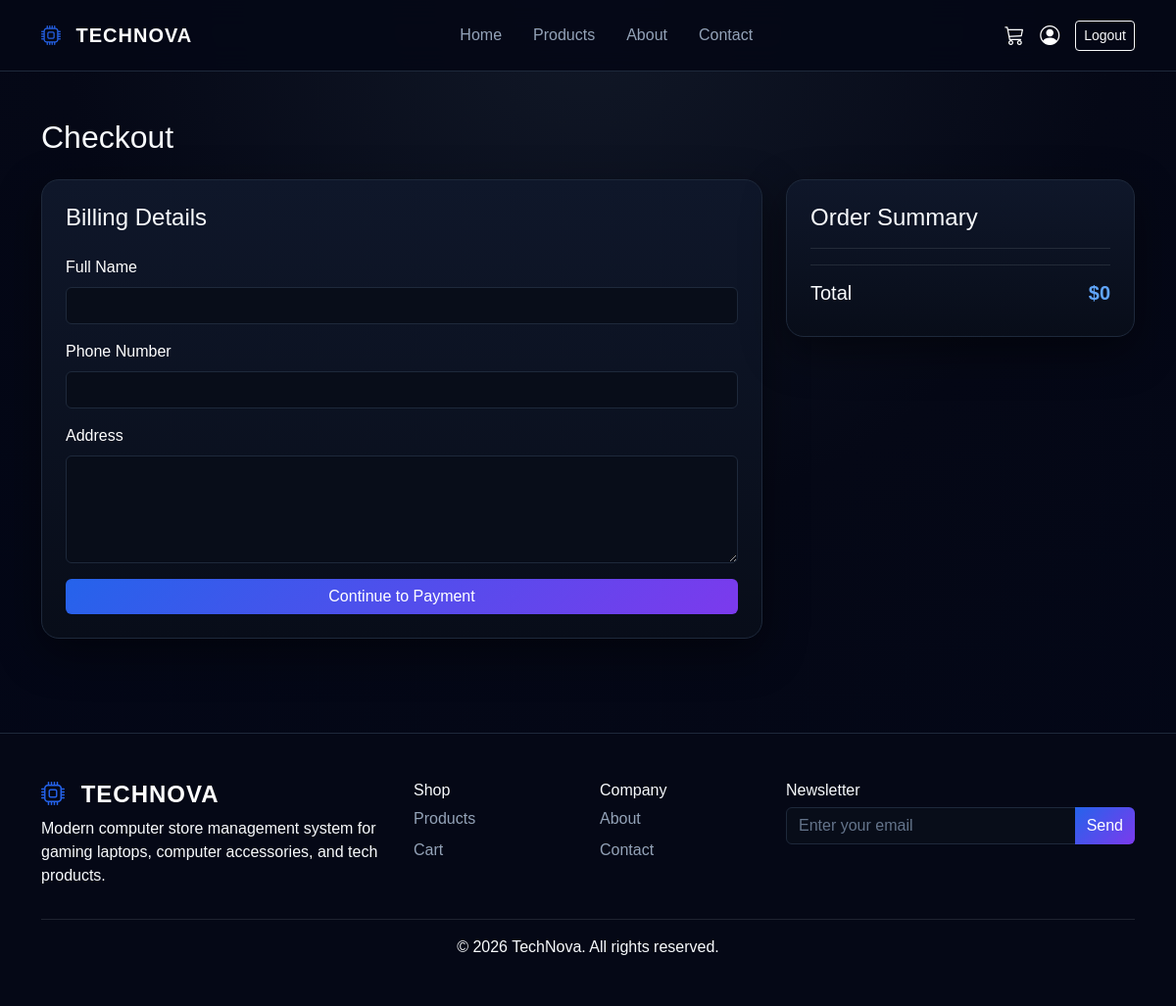
/orders/checkout/ (signed in), run on an earlier commit of the app's database.
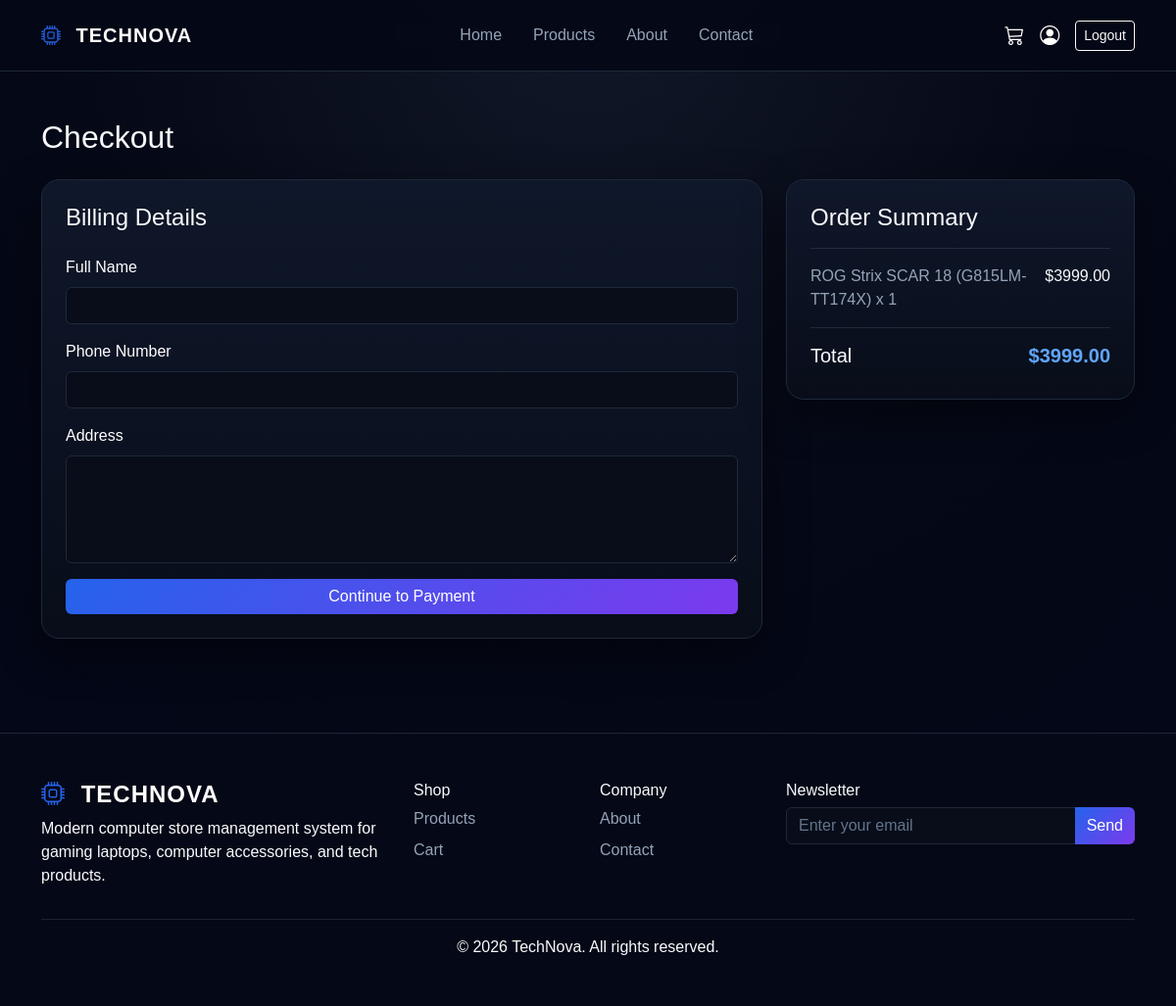
And on a later commit of the database.
### cart/models.py (models this page shows, shortened)
class CartItem(models.Model):
    user = models.ForeignKey(User, on_delete=models.CASCADE)
    product = models.ForeignKey(Product, on_delete=models.CASCADE)
    quantity = models.PositiveIntegerField(default=1)
    def subtotal(self):
        return self.product.price * self.quantity

### products/models.py (models this page shows)
class Product(models.Model):
    category = models.ForeignKey(Category, on_delete=models.CASCADE)
    name = models.CharField(max_length=200)
    brand = models.CharField(max_length=100, blank=True)
    description = models.TextField()
    price = models.DecimalField(max_digits=10, decimal_places=2)
    stock = models.PositiveIntegerField(default=0)
    image = models.ImageField(upload_to='products/', blank=True, null=True)
    is_active = models.BooleanField(default=True)
    created_at = models.DateTimeField(auto_now_add=True)

### orders/views.py (the view, shortened to what this page needs)
# urls.py: path('checkout/', views.checkout, name='checkout'),
def checkout(request):
    cart_items = CartItem.objects.filter(user=request.user)
    total = 0
    for item in cart_items:
        total += item.subtotal()
    return render(request, 'checkout.html', {
        'cart_items': cart_items,
        'total': total
    })

### templates/checkout.html (shortened to what this page needs)
{% extends 'base.html' %}
{% load static %}
{% block content %}
<section class="container py-5">
    <h2 class="mb-4">Checkout</h2>
    <div class="row g-4">
        <div class="col-lg-8">
            <div class="neon-card p-4">
                <h4 class="mb-4">Billing Details</h4>
                <form method="POST">
                    <div class="mb-3">
                        <label class="form-label">Full Name</label>
                        <input type="text" name="full_name" class="form-control" required>
                    </div>
                    <div class="mb-3">
                        <label class="form-label">Phone Number</label>
                        <input type="text" name="phone" class="form-control" required>
                    </div>
                    <div class="mb-3">
                        <label class="form-label">Address</label>
                        <textarea name="address" class="form-control" rows="4" required></textarea>
                    </div>
                    <button class="btn btn-primary w-100">
                        Continue to Payment
                    </button>
                </form>
            </div>
        </div>
        <div class="col-lg-4">
            <div class="neon-card p-4">
                <h4>Order Summary</h4>
                <hr class="border-secondary">
                {% for item in cart_items %}
                <div class="d-flex justify-content-between mb-3">
                    <span class="text-muted">
                        {{ item.product.name }} x {{ item.quantity }}
                    </span>
                    <span>${{ item.subtotal }}</span>
                </div>
                {% endfor %}
                <hr class="border-secondary">
                <div class="d-flex justify-content-between">
                    <h5>Total</h5>
                    <h5 class="price">${{ total }}</h5>
                </div>
            </div>
        </div>
    </div>
</section>
{% endblock %}

What changed in the data, as far as the page shows it:
added CartItem: product.name "ROG Strix SCAR 18 (G815LM-TT174X)", quantity "1", subtotal "3999.00"
Also different on the page:
{{ total }}: "0" → "3999.00"
